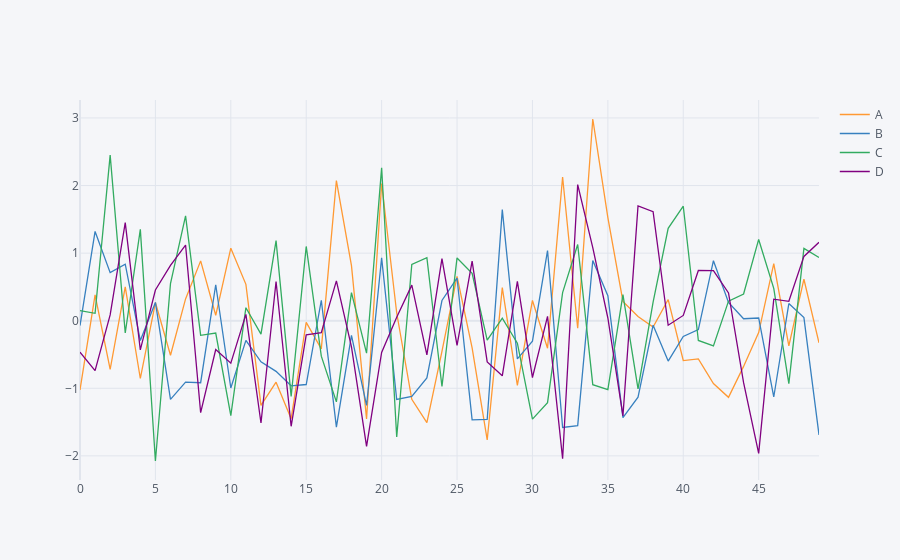

Notebook cell for this chart:
### Code cell
import nbformat
df_1.iplot()
